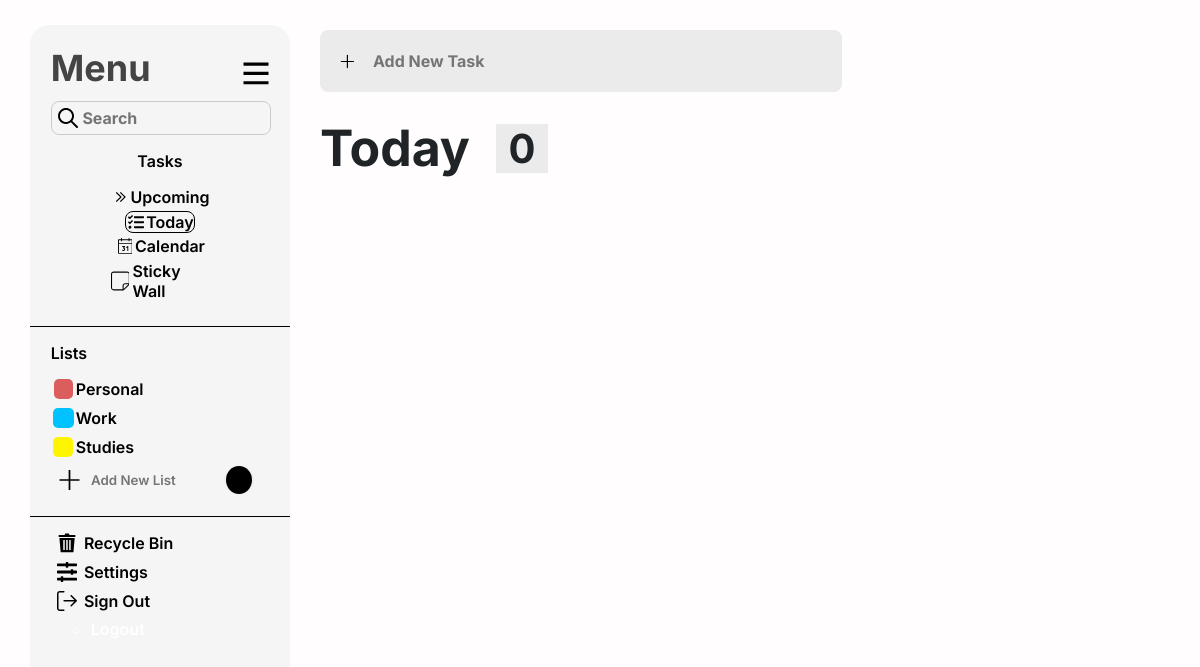
The page /index/todo_page/Today (signed in) on the database as committed earlier.
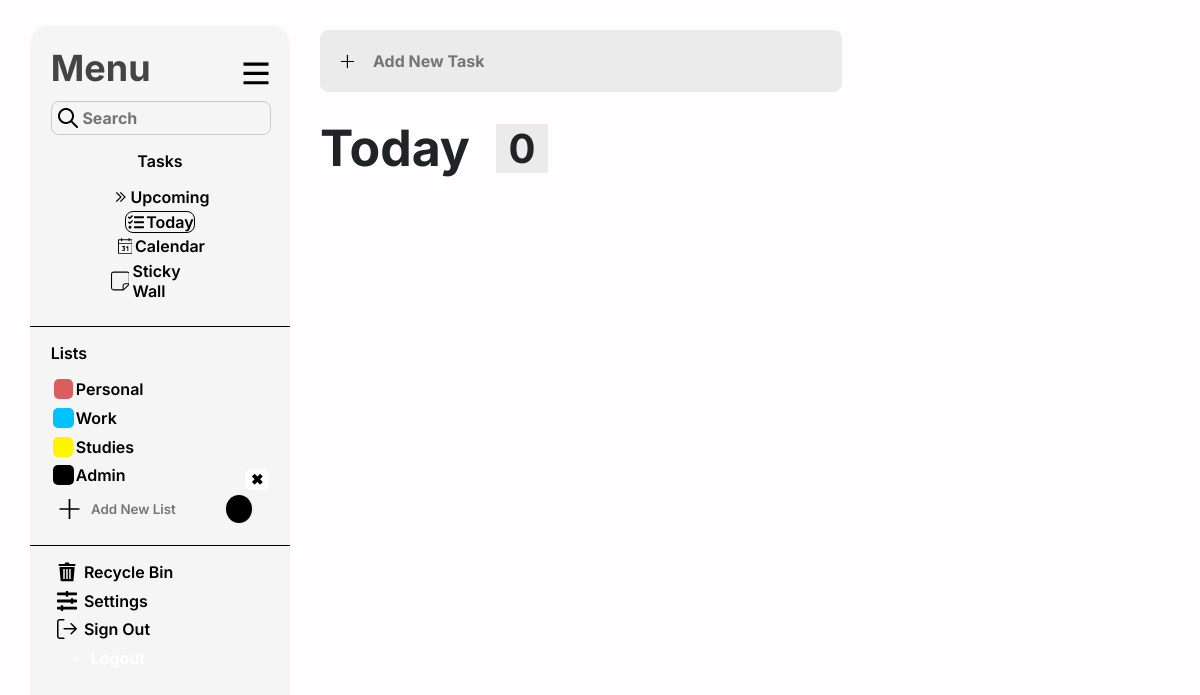
The same page on the database as committed later.
### playground/models.py (models this page shows)
class List(models.Model):
    user = models.ForeignKey(User, on_delete=models.CASCADE)
    ListName = models.CharField(default='Personal',max_length=10)
    svgColor = models.CharField(default='black',max_length=10)

### playground/views.py (the view)
# urls.py: path('index/todo_page/Today', views.view_today_page, name='today_page'),
@login_required
def view_today_page(request):
    user = request.user
    list_dict = load_Lists(user)
    modifications = ModificationHistory.objects.filter(user=user,).order_by('-modification_date')
    tasks_NotDone_NotInRecycleBin = 0
    tasks_Done_NotInRecycleBin = 0
    current_date = datetime.now().date()
    today_tasks = Todo.objects.filter(user=user,due_date=current_date)
    for task in today_tasks:
        if not task.isDone and not task.is_in_recycle_bin:
            tasks_NotDone_NotInRecycleBin+=1
        elif task.isDone and not task.is_in_recycle_bin:
            tasks_Done_NotInRecycleBin+=1
    return render(request, 'Today.html',{'list_dict':list_dict,'modifications':modifications,'today_tasks':today_tasks,'today':current_date,'counter_notDone':tasks_NotDone_NotInRecycleBin,'counter_Done':tasks_Done_NotInRecycleBin})

### playground/views.py (called while the page is built)
def load_Lists(user):
    Curr_Lists = List.objects.filter(user=user)
    list_dict  = {}
    for list_obj in Curr_Lists:
        list_dict[list_obj.ListName] = list_obj.svgColor
    return list_dict

### playground/templates/Today.html (shortened to what this page needs)
  {% extends 'base_layout.html' %}
  {% load static %}
  {% block Selected_Today %}id="Selected"{% endblock %}
{% block Active %}
<div class="Active">
            <div class="AddNewTask">
                 <input placeholder="Add New Task">
            </div>
            <div class="Today-Div">
    <p class="Day">Today</p>
    <div class="NumberBg">
      <p class="Number">{{counter_notDone}}</p>
    </div>
</div>
      </div>
{% endblock %}

### playground/templates/base_layout.html (shortened to what the changed rows need)
<!DOCTYPE html>
<html lang="en">
  <head>
    {% load static %}
    <link rel="stylesheet" href="{% static 'MainLight.css' %}" />
    <link
      rel="stylesheet"
      href="//code.jquery.com/ui/1.12.1/themes/base/jquery-ui.css"
    />
  </head>
  <body>
    <div class="container">
      <div class="LeftBarBG">
        <div class="LeftBarContent2">
          <div class="Lists">
            <ul class="Lists-List" id="Lists-List">
              {% for ListName, svgColor in list_dict.items %}
              {% if ListName != 'Personal' and ListName != 'Work' and ListName != 'Studies' %}
              <li class="li-elements" id="List-Info" >
                <a href="{% url 'viewList_page' ListName %}"><svg class="Lists-Icons" style="background: {{svgColor}};"></svg>{{ListName}}</a>
                  <form method="post" action="{% url 'delete_List' ListName %}">
                    <button class="delete-button" type="submit">✖</button>
                  </form>
              </li>
              {% endif %}
              {% endfor %}
            </ul>
          </div>
        </div>
      </div>
    </div>
  </body>
</html>

Rows that differ between the two databases and show on the page:
added List: list_dict "Admin"
